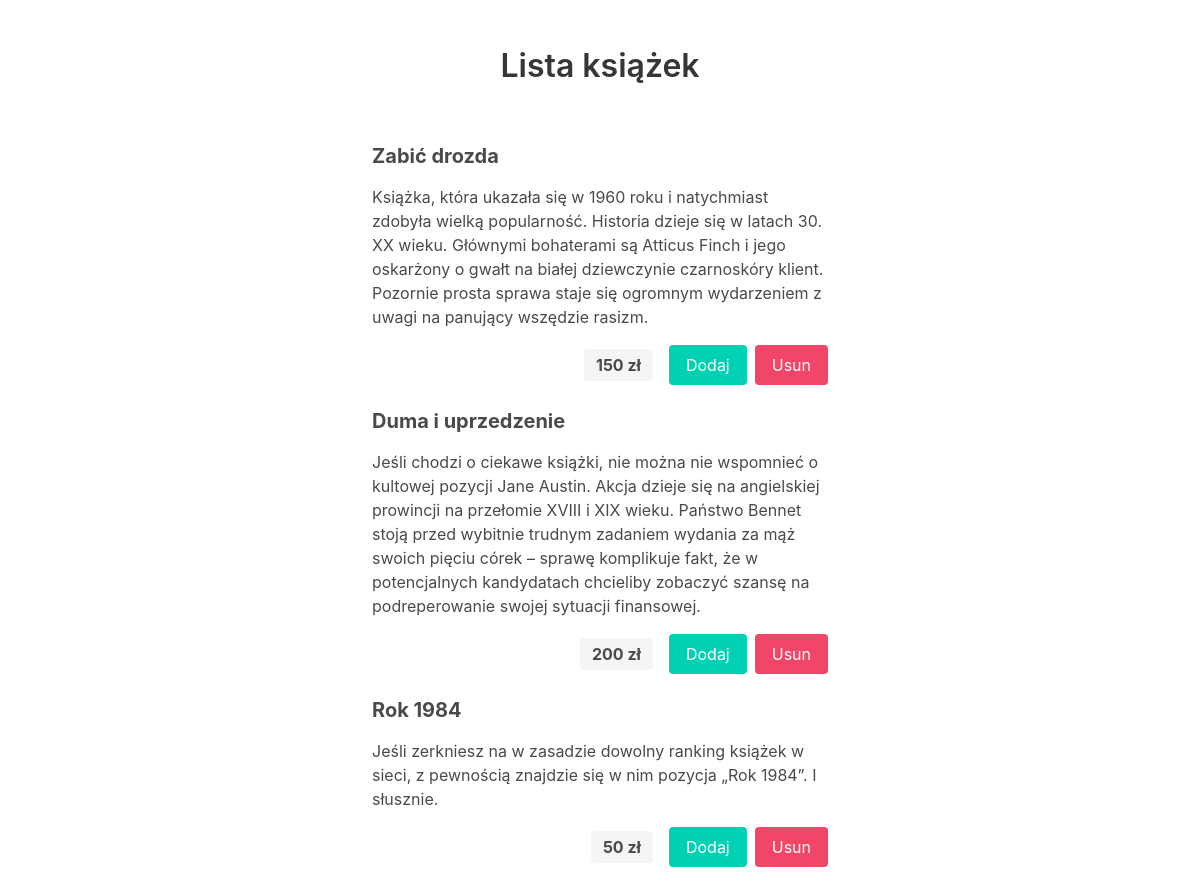
The page /products.php on the database as committed earlier.
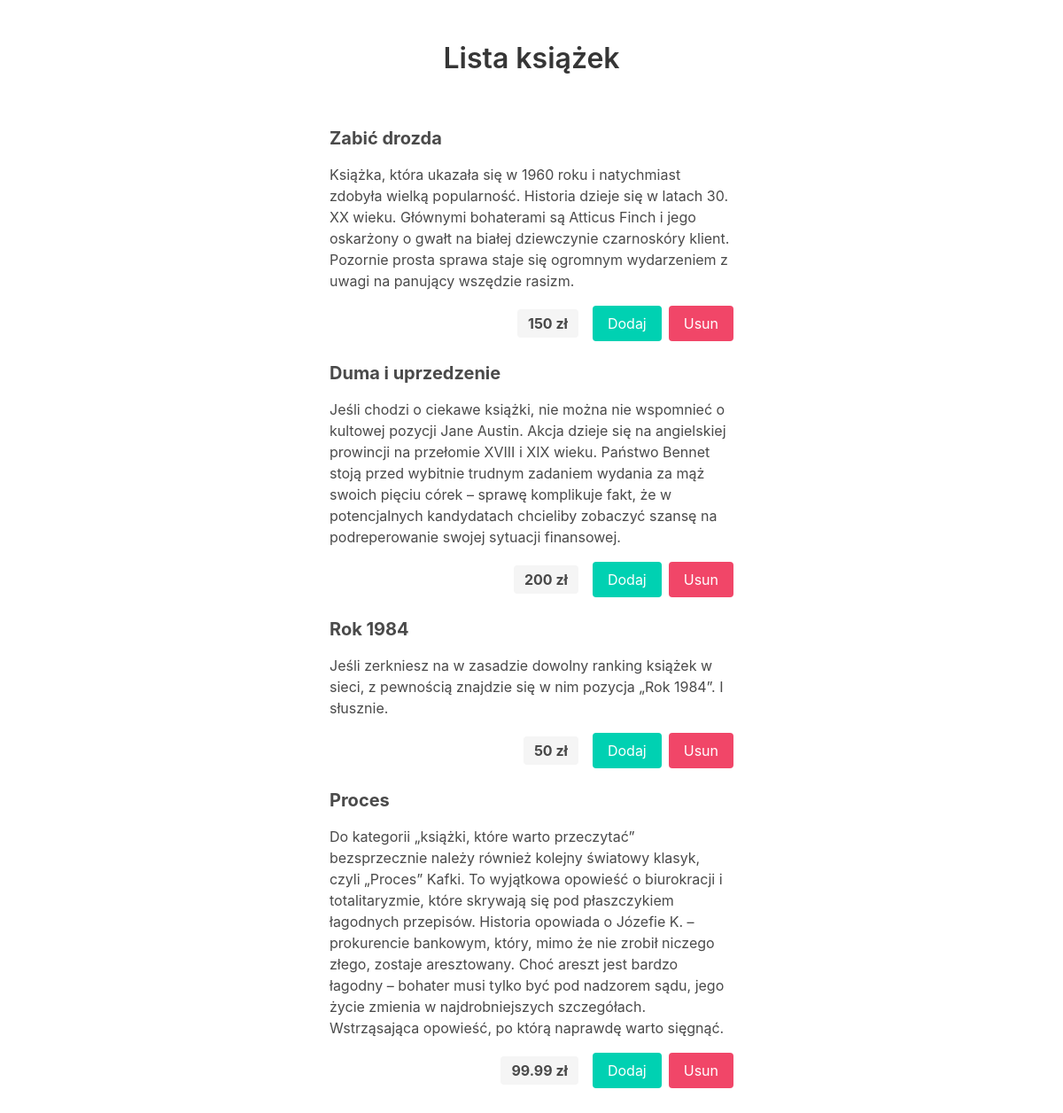
The same page on the database as committed later.
### tables this page shows
CREATE TABLE IF NOT EXISTS product
(
    id          INT                        NOT NULL AUTO_INCREMENT,
    name        VARCHAR(128) CHAR SET utf8 NOT NULL,
    description TEXT    NOT NULL,
    price       FLOAT                      NOT NULL,
    PRIMARY KEY (id)
);

### src/share/utils/dbh/Dbh.php (called while the page is built)
<?php
class Dbh {
    private $host = "database";
    private $port = "3306";
    private $user = "root";
    private $password = "root";
    private $dbName = "shop";
    protected function connect() {
        $dsn = "mysql:host=$this->host;port=$this->port;dbname=$this->dbName";
        $pdo = new PDO($dsn, $this->user, $this->password);
        $pdo->setAttribute(PDO::ATTR_DEFAULT_FETCH_MODE, PDO::FETCH_ASSOC);
        return $pdo;
    }
}

### src/share/product/ProductRepository.php (called while the page is built, shortened)
<?php
class ProductRepository extends Dbh {
    public function getAll(): array {
        $query = 'SELECT * FROM product';
        return $this->connect()->query($query)->fetchAll();
    }
}

### src/share/product/ProductController.php (called while the page is built, shortened)
<?php
class ProductController {
    private readonly ProductRepository $repository;
    public function __construct() {
        $this->repository = new ProductRepository();
    }
    public function getAll(): array {
        $dtos = $this->repository->getAll();
        return $this->fromDtos(...$dtos);
    }
    private function fromDtos(mixed ...$dtos): array {
        return array_map(fn($dto): Product => $this->fromDto($dto), $dtos);
    }
    private function fromDto(mixed $dto): Product {
        return new Product(
            $dto['id'],
            $dto['name'],
            $dto['description'],
            $dto['price']
        );
    }
}

### src/share/product/Product.php (called while the page is built, shortened)
<?php
class Product {
    public function __construct(
        int    $id,
        string $name,
        string $description,
        float  $price
    ) {
        $this->id = $id;
        $this->name = $name;
        $this->description = $description;
        $this->price = $price;
    }
}

### src/products.php (the view, shortened to what this page needs)
<?php
$productController = new ProductController();
$products = $productController->getAll();
?>
<!doctype html>
<html lang="pl">
<head>
    <?php include 'base/head.php'; ?>
</head>
<body>
<div class="container is-fullheight py-6">
    <h1 class="up-text-center title mb-6">Lista książek</h1>
    <dl>
        <?php foreach ($products as $product) { ?>
            <div class="column is-half mx-auto">
                <dt class="mb-4">
                    <h4 class="subtitle">
                        <b><?php echo $product->name; ?></b>
                    </h4>
                </dt>
                <dd class="mb-4">
                    <?php echo $product->description; ?>
                </dd>
                <div class="is-flex is-align-items-center is-justify-content-end">
                    <b class="tag is-light is-medium mr-4">
                        <?php echo $product->price; ?> zł
                    </b>
                    <div class="buttons">
                        <button data-cart-add="<?php echo $product->id; ?>" class="button is-primary">Dodaj</button>
                        <button data-cart-remove="<?php echo $product->id; ?>" class="button is-danger">Usun</button>
                    </div>
                </div>
            </div>
        <?php } ?>
    </dl>
</div>
</body>
</html>

### src/base/head.php (shortened to what this page needs)
<link rel="stylesheet" href="lib/bulma/bulma.min.css">
<link rel="stylesheet" href="assets/style/style.css">

### src/assets/style/style.css (style rules this page uses)
html, body { min-height: 100vh; overflow: auto; }
.up-text-center { text-align: center; }

Rows that differ between the two databases and show on the page:
added product: name "Proces", description "Do kategorii „książki, które warto przeczytać” bezsprzecznie należy również kolejny światowy klasyk, czyli „Proces” Kafki. To wyjątkowa opowieść o biurokracji i totalitaryzmie, które skrywają się pod płaszczykiem łagodnych przepisów. Historia opowiada o Józefie K. – prokurencie bankowym, który, mimo że nie zrobił niczego złego, zostaje aresztowany. Choć areszt jest bardzo łagodny – bohater musi tylko być pod nadzorem sądu, jego życie zmienia w najdrobniejszych szczegółach. Wstrząsająca opowieść, po którą naprawdę warto sięgnąć.", price "99.99"
